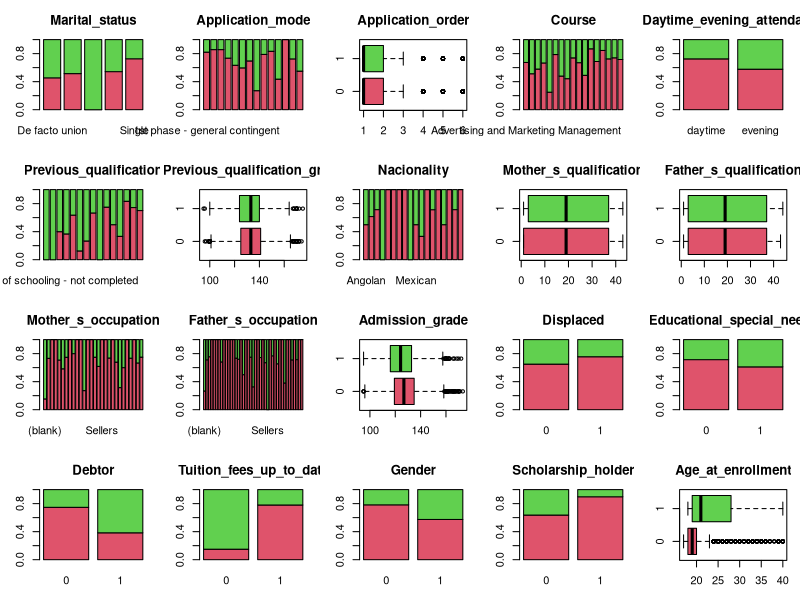
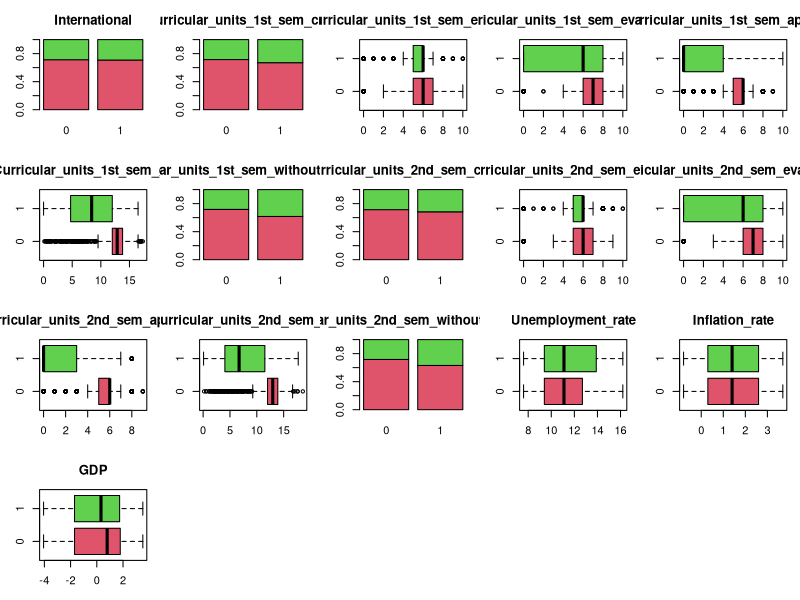

Source code (R) for these figures, in order: (Note: this script raises an error after producing the figures.)
#Carregar llibreries ----------------------------------------------------------------
library(effects)
library(car)           # funcio Anova
library(emmeans)       # funcio emmeans
library(multcomp)      # funcio cld
library(multcompView)  # funcio cld    
library(dplyr)         # manipulació de dades
library(forcats)


#Llegir dades  -------------------------------------------------------------------
base <- read.csv("clean-data.csv", stringsAsFactors = FALSE)
base <- base %>%
  dplyr::mutate(
    dplyr::across(
      c(Marital_status, Application_mode, Course, Daytime_evening_attendance,
        Previous_qualification, Nacionality, Mother_s_occupation, Father_s_occupation,
        Displaced, Educational_special_needs, Debtor, Tuition_fees_up_to_date,
        Gender, Scholarship_holder, International,
        Curricular_units_1st_sem_credited, Curricular_units_1st_sem_without_evaluations,
        Curricular_units_2nd_sem_credited, Curricular_units_2nd_sem_without_evaluations),
      as.factor
    )
  )

#Modifiquem la variable resposta a 0/1 -------------------------------------------

base <- base %>%
  dplyr::mutate(
    target = dplyr::case_when(
      Target %in% c("dropout", "Dropout", "DROPOUT") ~ 1L,
      Target %in% c("enrolled", "graduated", "Enrolled", "Graduated") ~ 0L,
      TRUE ~ 0L
    )
  )

# Resum de la base de dades ------------------------------------------------------
summary(base)


# Exploració gràfica de les variables explicatives -----------------------------
# Seleccionem totes les variables excepte la resposta 'target'
vars <- setdiff(colnames(base), c("Target","target"))

par(mfrow=c(4,5), mar=c(3,3,3,1)) # finestra 4x5, marges
colors <- c(2,3)                  # colors: vermell i verd

# Boxplot si numèrica, barplot si factor
for (v in vars){
  if (!is.factor(base[[v]])){
    form <- as.formula(paste0(v," ~ target"))
    boxplot(form, base, main = v, col = colors, horizontal = TRUE)
  } else {
    tab <- prop.table(table(base$target, base[[v]]), 2)
    barplot(tab, main = v, col = colors, legend = FALSE)
  }
}

#preprocessament previ al model complet
# Eliminem la variable Target per evitar problemes

if ("Target" %in% names(base)) base <- dplyr::select(base, -Target)

# Abans del model, després d’haver eliminat Target
base <- base %>%
  mutate(across(where(is.factor), ~ fct_lump_min(.x, min = 100, other_level = "Other")))

# Ara el full model
m0 <- glm(target ~ ., data = base, family = binomial(link = "logit"))
summary(m0)
# Anova del model complet amb car
anova(m0, test = "Chisq")

# Contribució de cada variable al model complet
Anova(m0, test.statistic = "LR")


#creem un model reduït amb les variables significatives, *** ** i *
m0.1 <- glm(target ~ Course + Application_mode + Mother_s_qualification + 
                      Father_s_occupation + Debtor + Tuition_fees_up_to_date + 
                      Gender + Scholarship_holder + Age_at_enrollment + 
                      Curricular_units_1st_sem_approved + 
                      Curricular_units_2nd_sem_enrolled + 
                      Curricular_units_2nd_sem_approved + 
                      Unemployment_rate,
            data = base, family = binomial(link = "logit"))



summary(m0.1)

#Comparem AIC/BIC amb el model complet (m0) per veure si ha empitjorat molt i
#cal recuperar alguna variable

AIC(m0, m0.1)
BIC(m0, m0.1)

#Contribució de cada variable al model reduït
Anova(m0.1, test.statistic = 'LR')  

#Fem una selecció automàtica cap endavant i cap enrere a partir del model complet
#utilitzant el criteri BIC
m0.2 <- step(m0, direction = "both", 
             k = log(nrow(base)), 
             trace = FALSE)

summary(m0.2)
AIC(m0, m0.1, m0.2)
BIC(m0, m0.1, m0.2)

#m0 (complet): 72 df, AIC = 1484.7, BIC = 1905.0

#m0.1 (reduït manual): 42 df, AIC = 1468.4, BIC = 1713.6

#m0.2 (reduït automàtic): 9 df, AIC = 1490.9, BIC = 1534.9

#Mirem si les variables adicionales del model m0.1 aporten informació addicional
#en comparació amb el model m0.2
anova(m0.2, m0.1, test = "Chisq")

#el p-valor és molt baix, per tant les variables addicionals del model m0.1 aporten
#informació addicional i és preferible utilitzar aquest model en comptes del m0.2


#Diagnòstic del model final ------------------------------------------------------
par(mfrow = c(1, 1)) # finestra 1x1
residualPlots(m0.1, ~ 1, type = "pearson") #residus vs ajustats



#residus vs variables explicatives
par(mfrow = c(4, 4)) 
residualPlots(m0.1, 
              ~ Age_at_enrollment + Curricular_units_1st_sem_approved +
                Curricular_units_2nd_sem_enrolled + 
                Curricular_units_2nd_sem_approved + 
                Unemployment_rate,
               tests = TRUE)

#residus vs factors
residualPlots(m0.1,tests = TRUE)

#residus per les variables categòriques, tot i que tenen moltes categories 
# i per tant els boxplots poden ser difícils d'interpretar

# Residus del model
res <- resid(m0.1, type = "pearson")

# Variables categòriques a mirar 
cat_vars <- c("Course", "Application_mode", "Mother_s_qualification", 
              "Father_s_occupation", "Debtor", "Tuition_fees_up_to_date", 
              "Gender", "Scholarship_holder")

# Bucle per fer boxplots nets per cada categòrica
par(mfrow = c(3,3))  
for (v in cat_vars) {
  boxplot(res ~ base[[v]], 
          main = paste("Residuals vs", v),
          xlab = v, ylab = "Residuals",
          col = "lightblue", las = 2, cex.axis = 0.7)
  abline(h = 0, col = "red", lty = 2)
}
par(mfrow = c(1,1))  


#millora de la relació amb les variables numèriques mitjançant polinomis

df1 <- with(base, aggregate(
  x = cbind(ypos = target, yneg = 1 - target),
  by = list(units1 = Curricular_units_1st_sem_approved),
  FUN = sum
))
m1 <- glm(cbind(ypos, yneg) ~ units1, data = df1, family = binomial(link='logit'))
summary(m1)
residualPlots(m1)
df2 <- with(base, aggregate(
  x = cbind(ypos = target, yneg = 1 - target),
  by = list(units2e = Curricular_units_2nd_sem_enrolled),
  FUN = sum
))
m2 <- glm(cbind(ypos, yneg) ~ units2e, data = df2, family = binomial(link='logit'))
summary(m2)
residualPlots(m2)
df3 <- with(base, aggregate(
  x = cbind(ypos = target, yneg = 1 - target),
  by = list(units2a = Curricular_units_2nd_sem_approved),
  FUN = sum
))
m3 <- glm(cbind(ypos, yneg) ~ units2a, data = df3, family = binomial(link='logit'))
summary(m3)
residualPlots(m3)

#variable continua 1  Curricular_units_1st_sem_approved (df1 / units1)
m1.1 <- glm(cbind(ypos,yneg) ~ units1,           data = df1, family = binomial)
m1.2 <- glm(cbind(ypos,yneg) ~ poly(units1, 2),  data = df1, family = binomial)
m1.3 <- glm(cbind(ypos,yneg) ~ poly(units1, 3),  data = df1, family = binomial)
m1.4 <- glm(cbind(ypos,yneg) ~ poly(units1, 4),  data = df1, family = binomial)

#Deviance test
anova(m1.1, m1.2, test = "Chisq")
anova(m1.2, m1.3, test = "Chisq")
anova(m1.3, m1.4, test = "Chisq")

#AIC/BIC
cbind(AIC(m1.1, m1.2, m1.3, m1.4),
      BIC = BIC(m1.1, m1.2, m1.3, m1.4)[,2])


#variable continua 2 Curricular_units_2nd_sem_enrolled (df2 / units2e)

m2.1 <- glm(cbind(ypos,yneg) ~ units2e,          data = df2, family = binomial)
m2.2 <- glm(cbind(ypos,yneg) ~ poly(units2e, 2), data = df2, family = binomial)
m2.3 <- glm(cbind(ypos,yneg) ~ poly(units2e, 3), data = df2, family = binomial)
m2.4 <- glm(cbind(ypos,yneg) ~ poly(units2e, 4), data = df2, family = binomial)

#Deviance test
anova(m2.1, m2.2, test = "Chisq")
anova(m2.2, m2.3, test = "Chisq")
anova(m2.3, m2.4, test = "Chisq")

#AIC/BIC
cbind(AIC(m2.1, m2.2, m2.3, m2.4),
      BIC = BIC(m2.1, m2.2, m2.3, m2.4)[,2])

#variable continua 3  Curricular_units_2nd_sem_approved (df3 / units2a)
m3.1 <- glm(cbind(ypos,yneg) ~ units2a,          data = df3, family = binomial)
m3.2 <- glm(cbind(ypos,yneg) ~ poly(units2a, 2), data = df3, family = binomial)
m3.3 <- glm(cbind(ypos,yneg) ~ poly(units2a, 3), data = df3, family = binomial)
m3.4 <- glm(cbind(ypos,yneg) ~ poly(units2a, 4), data = df3, family = binomial)

#Deviance test
anova(m3.1, m3.2, test = "Chisq")
anova(m3.2, m3.3, test = "Chisq")
anova(m3.3, m3.4, test = "Chisq")

#AIC/BIC
cbind(AIC(m3.1, m3.2, m3.3, m3.4),
      BIC = BIC(m3.1, m3.2, m3.3, m3.4)[,2])

par(mfrow = c(4, 4)) 
residualPlots(m1.4, layout = c(1, 2))
residualPlots(m2.3, layout = c(1, 2))
residualPlots(m3.3, layout = c(1, 2))


par(mfrow = c(4, 4)) 
residualPlot(m1.4, term = "units1", type = "pearson",
             id.n = 0, ylim = c(-3, 3))

residualPlot(m2.3, term = "units1", type = "pearson",
             id.n = 0, ylim = c(-3, 3))

residualPlot(m3.3, term = "units1", type = "pearson",
             id.n = 0, ylim = c(-3, 3))

#Actualitzem el model m0.1 amb els polinomis adequats
m0.3 <- glm(target ~ Course + Application_mode + Mother_s_qualification + 
                      Father_s_occupation + Debtor + Tuition_fees_up_to_date +
                      Gender + Scholarship_holder + Age_at_enrollment + 
                      poly(Curricular_units_1st_sem_approved, 4) + 
                      Curricular_units_2nd_sem_enrolled + 
                      poly(Curricular_units_2nd_sem_approved, 3) + 
                      Unemployment_rate,
            data = base, family = binomial(link = "logit"))

summary(m0.3)
#Diagnòstic del model final amb polinomis ------------------------------------------------------
par(mfrow = c(1, 1)) # finestra 1x1
residualPlots(m0.3, ~ 1, type = "pearson") #residus vs ajustats

#residus vs variables explicatives
par(mfrow = c(4, 4))
residualPlots(m0.3, layout = c(4,4), ask = FALSE, tests = FALSE) #residus vs cada variable explicativa
#residus vs factors
residualPlot(m0.3, id.n = 0)
#residus per les variables categòriques, tot i que tenen moltes categories
# i per tant els boxplots poden ser difícils d'interpretar
# Residus del model
res <- resid(m0.3, type = "pearson")
# Variables categòriques a mirar
cat_vars <- c("Course", "Application_mode", "Mother_s_qualification",
              "Father_s_occupation", "Debtor", "Tuition_fees_up_to_date",
              "Gender", "Scholarship_holder")
# Bucle per fer boxplots nets per cada categòrica 
par(mfrow = c(3,3))
for (v in cat_vars) {
   boxplot(res ~ base[[v]],
          main = paste("Residuals vs", v),
          xlab = v, ylab = "Residuals",
          col = "lightblue", las = 2, cex.axis = 0.7)
  abline(h = 0, col = "red", lty = 2)
}
par(mfrow = c(1,1))
#Comparació dels models m0.1 i m0.3
anova(m0.1, m0.3, test = "Chisq")
AIC(m0.1, m0.3)
BIC(m0.1, m0.3)


#Millora de la relació amb les variables numèriques mitjançant interaccions
base$Iunits1 <- as.factor(ifelse(base$Curricular_units_1st_sem_approved <= 5, 0, 1)) 
base$Iunits2a <- as.factor(ifelse(base$Curricular_units_2nd_sem_approved <= 4, 0, 1))
summary(base$Iunits1) 
summary(base$Iunits2a)
m0.5 <- glm( target ~ Course + Application_mode + Mother_s_qualification + Father_s_occupation + Debtor + Tuition_fees_up_to_date + Gender + Scholarship_holder + Age_at_enrollment + poly(Curricular_units_1st_sem_approved, 4) * Iunits1 + poly(Curricular_units_2nd_sem_approved, 3) * Iunits2a + Unemployment_rate, data = base, family = binomial(link = "logit"))
summary(m0.5) 
anova(m0.3, m0.5, test = "Chisq") 
BIC(m0.1, m0.3, m0.5) 
AIC(m0.1, m0.3, m0.5)

plot(allEffects(m0.5))


# Comparació de diferent link
m_logit  <- glm(target ~ Course + Application_mode + Mother_s_qualification + 
                  Father_s_occupation + Debtor + Tuition_fees_up_to_date +
                  Gender + Scholarship_holder + Age_at_enrollment + 
                  Curricular_units_1st_sem_approved + 
                  Curricular_units_2nd_sem_enrolled + 
                  Curricular_units_2nd_sem_approved + 
                  Unemployment_rate,
                data = base, family = binomial(link = "logit"))

m_probit <- glm(target ~ Course + Application_mode + Mother_s_qualification + 
                  Father_s_occupation + Debtor + Tuition_fees_up_to_date +
                  Gender + Scholarship_holder + Age_at_enrollment + 
                  Curricular_units_1st_sem_approved + 
                  Curricular_units_2nd_sem_enrolled + 
                  Curricular_units_2nd_sem_approved + 
                  Unemployment_rate,
                data = base, family = binomial(link = "probit"))

# Comparació AIC/BIC
AIC(m_logit, m_probit)
BIC(m_logit, m_probit)
